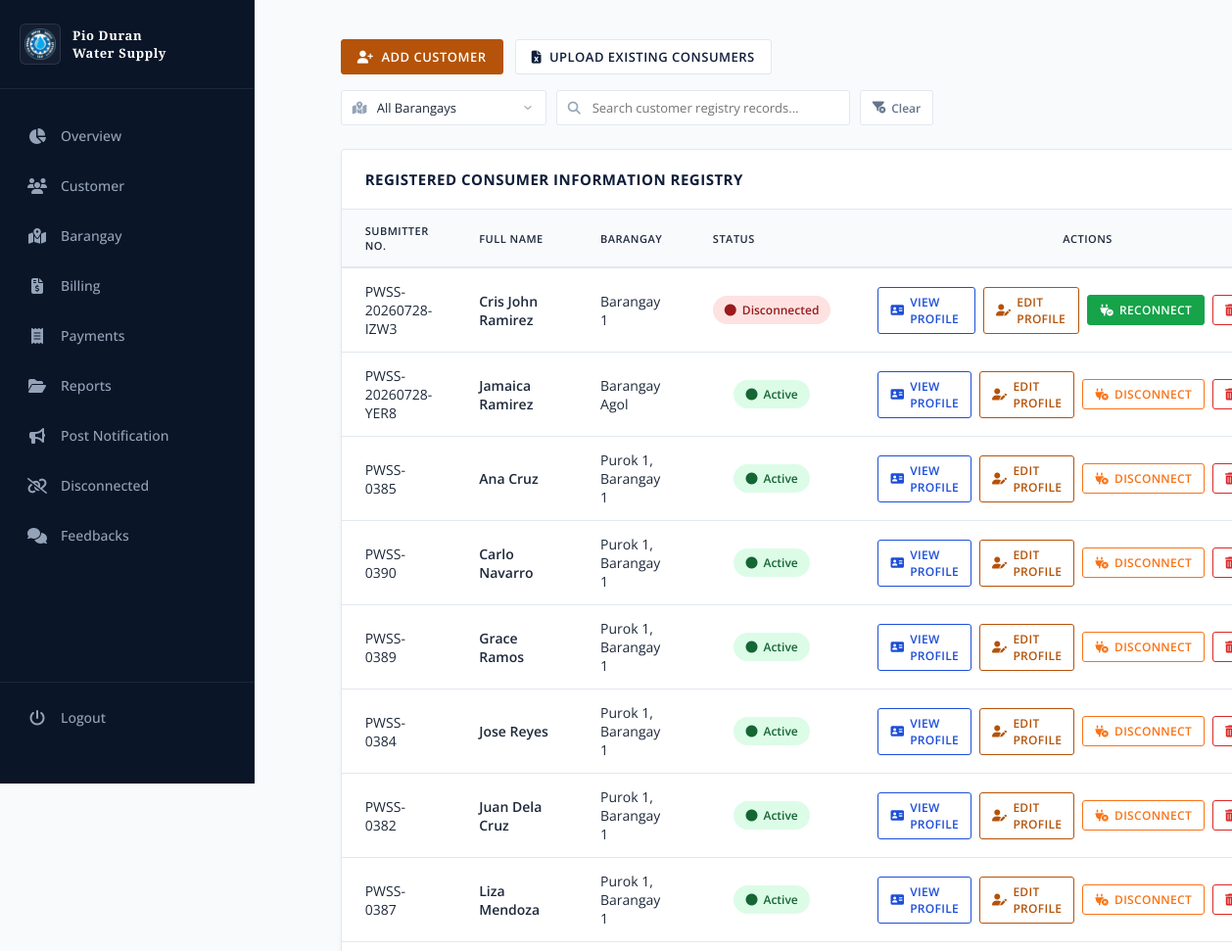
The page /pwss/customer-list/ (signed in, upper part) on the database as committed earlier.
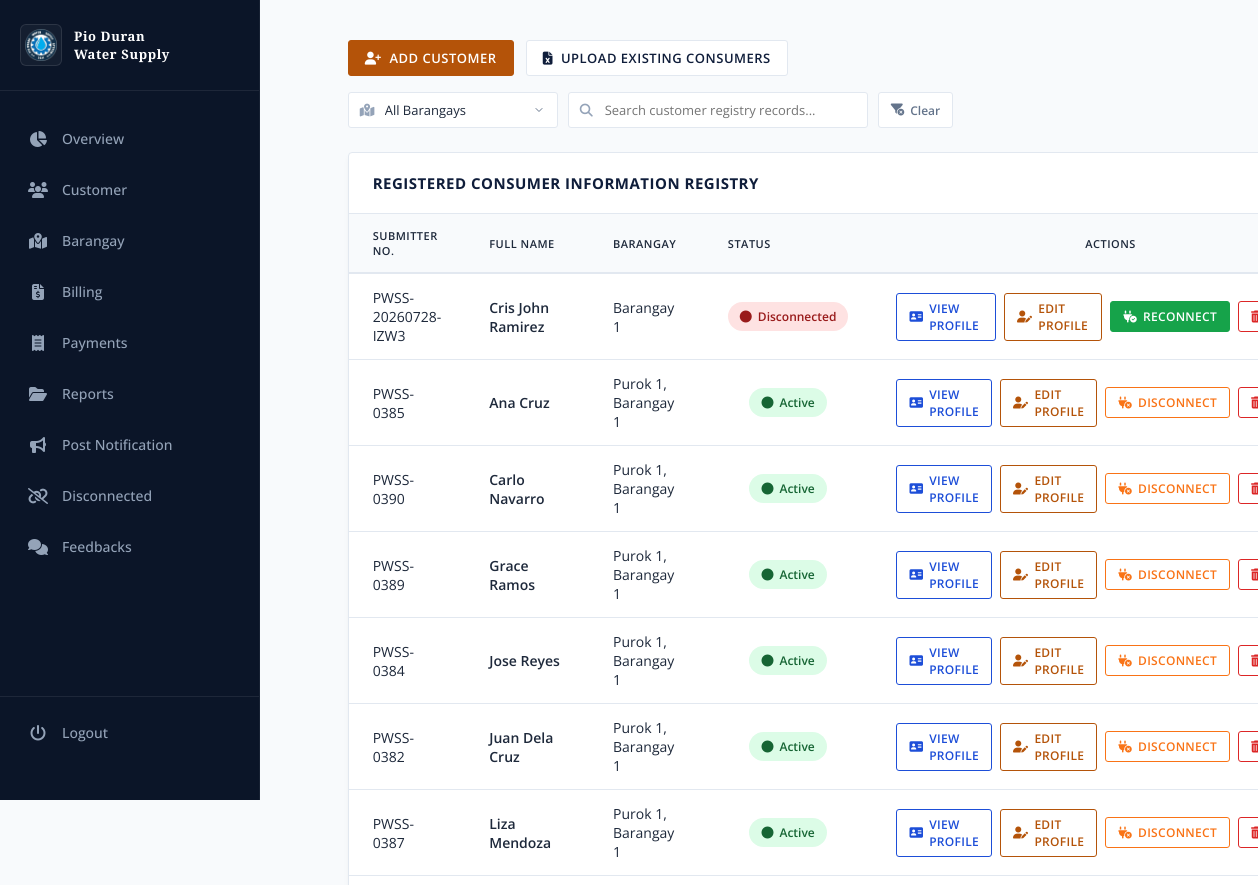
The same page on the database as committed later.
### customer/models.py (models this page shows, shortened)
class Customer(models.Model):
    STATUS_CHOICES = (
        ("new", "New Applicant"),
        ("old", "Old Customer"),
    )
    user = models.OneToOneField(
        User,
        on_delete=models.CASCADE,
        related_name="customer_profile"
    )
    firstname = models.CharField(max_length=200)
    lastname = models.CharField(max_length=200)
    middlename = models.CharField(max_length=200)
    submitter_no = models.CharField(
        max_length=250,
        unique=True,
        blank=True,
        null=True
    )
    address = models.CharField(max_length=250)
    barangay = models.ForeignKey(
        Barangay,
        on_delete=models.PROTECT,
        related_name="customers"
    )
    status = models.CharField(
        max_length=20,
        choices=STATUS_CHOICES,
        default="new"
    )
    is_active = models.BooleanField(default=True)

### core/views.py (the view)
# urls.py: path('customer-list/', views.customer_list, name='customers'),
@login_required
def customer_list(request):
    customers = Customer.objects.all().order_by(
        'address',
        'firstname',
        'lastname'
    )
    barangays_list = Barangay.objects.order_by(
        'barangay_name'
    )
    return render(
        request,
        "admin/customers.html",
        {
            "customers": customers,
            "barangays_list": barangays_list,
        }
    )

### core/templates/admin/customers.html (shortened to what the changed rows need)
{% extends 'admin.html' %}
{% block content %}
<div class="workspace">
    <div class="data-section">
        <div class="table-container">
            <table class="classic-table" id="customerTable">
                <thead>
                    <tr>
                        <th>Submitter No.</th>
                        <th>Full Name</th>
                        <th>Barangay</th>
                        <th>Status</th>
                        <th style="text-align: center;">
                            Actions
                        </th>
                    </tr>
                </thead>
                <tbody>
                    {% for customer in customers %}
                    <tr>
                        <td>
                            {{ customer.submitter_no }}
                        </td>
                        <td class="font-semibold">
                            {{ customer.firstname }}
                            {{ customer.lastname }}
                        </td>
                        <td>
                            {{ customer.address }}
                        </td>
                        <td style="text-align: center;">
                            {% if customer.is_active %}
                                <span class="status-badge active">
                                    <i class="fa-solid fa-circle"></i>
                                    Active
                                </span>
                            {% else %}
                                <span class="status-badge inactive">
                                    <i class="fa-solid fa-circle"></i>
                                    Disconnected
                                </span>
                            {% endif %}
                        </td>
                        <td>
                            <div class="action-btn-group">
                                <a
                                    href="{% url 'customer_profile' customer.id %}"
                                    class="btn-action profile"
                                >
                                    <i class="fa-solid fa-address-card"></i>
                                    View Profile
                                </a>
                                <a
                                    href="{% url 'update_customer' customer.id %}"
                                    class="btn-action edit"
                                >
                                    <i class="fa-solid fa-user-pen"></i>
                                    Edit Profile
                                </a>
                                {% if customer.is_active %}
                                    <button
                                        type="button"
                                        class="btn-action disconnect"
                                        onclick="openConfirmationModal(
                                            'disconnect-form-{{ customer.id }}',
                                            'Disconnect Consumer',
                                            'Are you sure you want to disconnect {{ customer.firstname }} {{ customer.lastname }}?'
                                        )"
                                    >
                                        <i class="fa-solid fa-plug-circle-xmark"></i>
                                        Disconnect
                                    </button>
                                {% else %}
                                    <button
                                        type="button"
                                        class="btn-action reconnect"
                                        onclick="openConfirmationModal(
                                            'reconnect-form-{{ customer.id }}',
                                            'Reconnect Consumer',
                                            'Reconnect {{ customer.firstname }} {{ customer.lastname }} to the water service?'
                                        )"
                                    >
                                        <i class="fa-solid fa-plug-circle-check"></i>
                                        Reconnect
                                    </button>
                                {% endif %}
                                <button
                                    type="button"
                                    class="btn-action delete"
                                    onclick="openConfirmationModal(
                                        'delete-form-{{ customer.id }}',
                                        'Delete Record',
                                        'Are you sure you want to permanently delete {{ customer.firstname }} {{ customer.lastname }}?'
                                    )"
                                >
                                    <i class="fa-solid fa-trash-can"></i>
                                </button>
                            </div>
                        </td>
                    </tr>
                    {% endfor %}
                </tbody>
            </table>
        </div>
    </div>
</div>
{% endblock %}

Rows that differ between the two databases and show on the page:
removed Customer: submitter_no "PWSS-20260728-YER8", firstname "Jamaica", lastname "Ramirez", address "Barangay Agol", is_active True (drawn)
